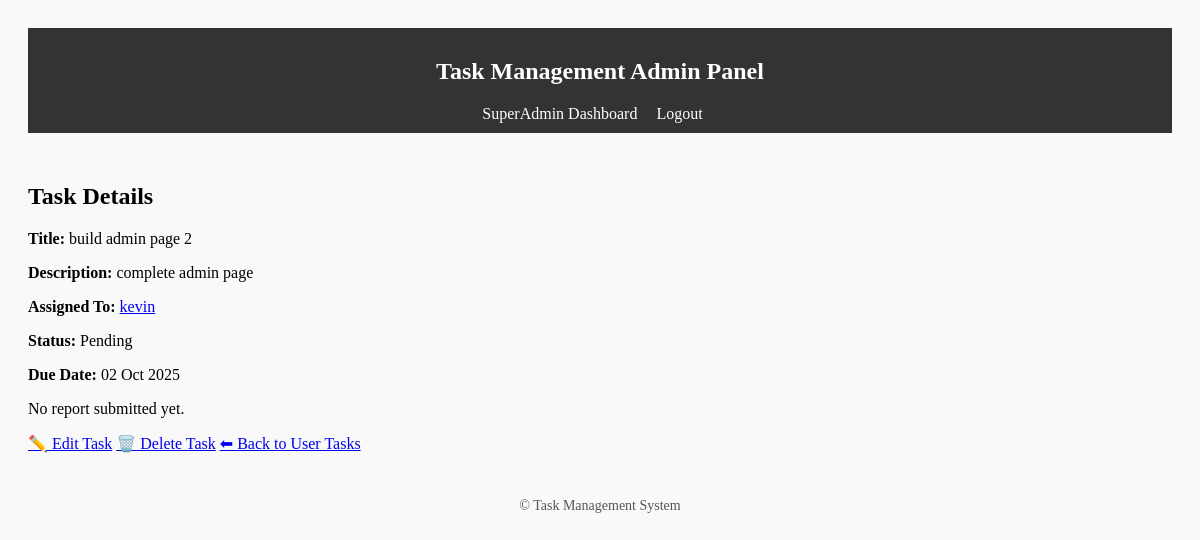
Page /panel/superadmin/task/1/ (signed in) on the earlier database version.
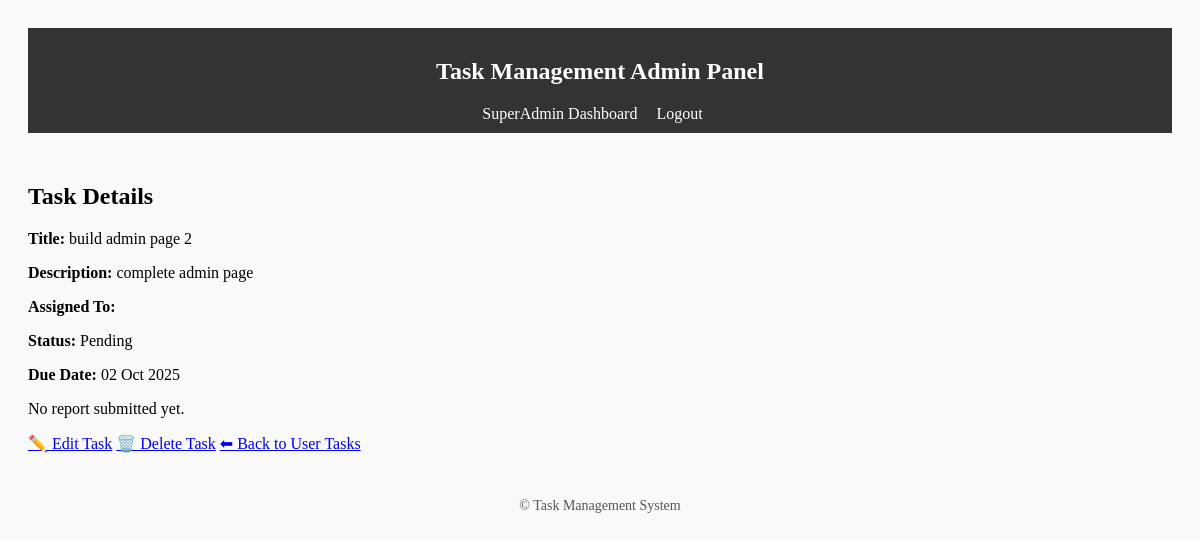
Same page on the later database version.
### tasks/models.py (models this page shows, shortened)
class Task(models.Model):
    STATUS_CHOICES = (
        ('pending', 'Pending'),
        ('in_progress', 'In Progress'),
        ('completed', 'Completed'),
    )
    title = models.CharField(max_length=255)
    description = models.TextField(blank=True)
    assigned_admin = models.ForeignKey(
        settings.AUTH_USER_MODEL,
        null=True,
        blank=True,
        on_delete=models.SET_NULL,
        limit_choices_to={'role': 'admin'},
        related_name='admin_tasks'
    )
    assigned_to = models.ForeignKey(
        settings.AUTH_USER_MODEL,
        on_delete=models.CASCADE,
        related_name='tasks',
        limit_choices_to={'role': 'user'},null=True, blank=True)
    due_date = models.DateField(null=True, blank=True)
    status = models.CharField(max_length=20, choices=STATUS_CHOICES, default='pending')
    completion_report = models.TextField(blank=True, null=True)
    worked_hours = models.DecimalField(max_digits=6, decimal_places=2, null=True, blank=True)
    created_at = models.DateTimeField(auto_now_add=True)
    updated_at = models.DateTimeField(auto_now=True)

### accounts/models.py (models this page shows, shortened)
class CustomUser(AbstractUser):
    ROLE_CHOICES = (
        ('superadmin', 'SuperAdmin'),
        ('admin', 'Admin'),
        ('user', 'User'),
    )
    role = models.CharField(max_length=20, choices=ROLE_CHOICES, default='user')
    admin = models.ForeignKey("self", null=True, blank=True, limit_choices_to={'role': 'admin'}, on_delete=models.SET_NULL, related_name="assigned_users")

### admin_panel/views.py (the view)
# urls.py: path("superadmin/task/<int:task_id>/", views.superadmin_task_detail, name="superadmin_task_detail"),
@login_required
def superadmin_task_detail(request, task_id):
    if request.user.role != "superadmin":
        return HttpResponseForbidden("Forbidden")
    task = get_object_or_404(Task, id=task_id)
    return render(request, "admin_panel/superadmin_task_detail.html", {
        "task": task
    })

### admin_panel/templates/admin_panel/superadmin_task_detail.html
{% extends "admin_panel/base.html" %}
{% block content %}
<div class="container" style="max-width: 700px; margin-top: 50px;">
    <div class="card shadow-sm p-4">
        <h2 class="mb-4 text-center">Task Details</h2>
        <p><strong>Title:</strong> {{ task.title }}</p>
        <p><strong>Description:</strong> {{ task.description }}</p>
<p>
  <strong>Assigned To:</strong>
  <a href="{% url 'superadmin_user_detail' task.assigned_to.id %}">
    {{ task.assigned_to.username }}
  </a>
</p>        <p><strong>Status:</strong> {{ task.get_status_display }}</p>
        <p><strong>Due Date:</strong> {{ task.due_date|date:"d M Y" }}</p>
        {% if task.status == "completed" %}
            <div class="mt-4">
                <h4>Completion Report</h4>
                <p>{{ task.completion_report }}</p>
                <p><strong>Worked Hours:</strong> {{ task.worked_hours }}</p>
            </div>
        {% else %}
            <p class="text-muted mt-4">No report submitted yet.</p>
        {% endif %}
        <div class="mt-4 d-flex justify-content-between">
            <a href="{% url 'task_update' task.id %}" class="btn btn-warning btn-sm">✏️ Edit Task</a>
            <a href="{% url 'task_delete' task.id %}" class="btn btn-danger btn-sm">🗑️ Delete Task</a>
            <a href="{% url 'superadmin_user_detail' task.assigned_to.id %}" class="btn btn-secondary btn-sm">⬅ Back to User Tasks</a>
        </div>
    </div>
</div>
{% endblock %}

Differences in the rows shown:
changed Task "build admin page 2": assigned_to_id 4 → empty (drawn); assigned_to.username "kevin" → (not shown)
